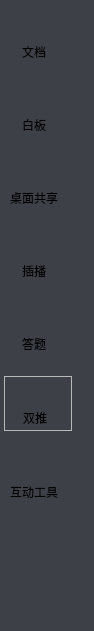
<?xml version="1.0" encoding="UTF-8"?>
<ui version="4.0">
 <class>LeftToolBarWdg</class>
 <widget class="QWidget" name="LeftToolBarWdg">
  <property name="enabled">
   <bool>true</bool>
  </property>
  <property name="geometry">
   <rect>
    <x>0</x>
    <y>0</y>
    <width>94</width>
    <height>631</height>
   </rect>
  </property>
  <property name="sizePolicy">
   <sizepolicy hsizetype="Fixed" vsizetype="Preferred">
    <horstretch>0</horstretch>
    <verstretch>0</verstretch>
   </sizepolicy>
  </property>
  <property name="minimumSize">
   <size>
    <width>68</width>
    <height>0</height>
   </size>
  </property>
  <property name="windowTitle">
   <string>VhallLiveTitle</string>
  </property>
  <property name="styleSheet">
   <string notr="true">#LeftToolBarWdg{
background-color: rgb(61, 64, 70);
}</string>
  </property>
  <layout class="QVBoxLayout" name="verticalLayout">
   <property name="spacing">
    <number>20</number>
   </property>
   <property name="leftMargin">
    <number>4</number>
   </property>
   <property name="rightMargin">
    <number>4</number>
   </property>
   <item>
    <layout class="QGridLayout" name="gridLayout">
     <property name="spacing">
      <number>0</number>
     </property>
     <item row="0" column="0">
      <spacer name="horizontalSpacer">
       <property name="orientation">
        <enum>Qt::Horizontal</enum>
       </property>
       <property name="sizeHint" stdset="0">
        <size>
         <width>40</width>
         <height>20</height>
        </size>
       </property>
      </spacer>
     </item>
     <item row="0" column="1">
      <widget class="CMapButton" name="btnDoc">
       <property name="enabled">
        <bool>true</bool>
       </property>
       <property name="minimumSize">
        <size>
         <width>28</width>
         <height>28</height>
        </size>
       </property>
       <property name="maximumSize">
        <size>
         <width>28</width>
         <height>28</height>
        </size>
       </property>
       <property name="contextMenuPolicy">
        <enum>Qt::DefaultContextMenu</enum>
       </property>
       <property name="styleSheet">
        <string notr="true"/>
       </property>
       <property name="text">
        <string/>
       </property>
       <property name="checkable">
        <bool>true</bool>
       </property>
       <property name="checked">
        <bool>false</bool>
       </property>
       <property name="toolButtonStyle">
        <enum>Qt::ToolButtonTextUnderIcon</enum>
       </property>
       <property name="autoRaise">
        <bool>true</bool>
       </property>
      </widget>
     </item>
     <item row="0" column="2">
      <spacer name="horizontalSpacer_2">
       <property name="orientation">
        <enum>Qt::Horizontal</enum>
       </property>
       <property name="sizeHint" stdset="0">
        <size>
         <width>40</width>
         <height>20</height>
        </size>
       </property>
      </spacer>
     </item>
     <item row="1" column="0" colspan="3">
      <widget class="CMapButton" name="btnDoc2">
       <property name="enabled">
        <bool>true</bool>
       </property>
       <property name="sizePolicy">
        <sizepolicy hsizetype="Fixed" vsizetype="Fixed">
         <horstretch>0</horstretch>
         <verstretch>0</verstretch>
        </sizepolicy>
       </property>
       <property name="minimumSize">
        <size>
         <width>60</width>
         <height>0</height>
        </size>
       </property>
       <property name="maximumSize">
        <size>
         <width>60</width>
         <height>16777215</height>
        </size>
       </property>
       <property name="contextMenuPolicy">
        <enum>Qt::DefaultContextMenu</enum>
       </property>
       <property name="styleSheet">
        <string notr="true"/>
       </property>
       <property name="text">
        <string>文档</string>
       </property>
       <property name="checkable">
        <bool>true</bool>
       </property>
       <property name="autoRaise">
        <bool>true</bool>
       </property>
      </widget>
     </item>
    </layout>
   </item>
   <item>
    <layout class="QGridLayout" name="gridLayout_2">
     <property name="spacing">
      <number>0</number>
     </property>
     <item row="0" column="0">
      <spacer name="horizontalSpacer_3">
       <property name="orientation">
        <enum>Qt::Horizontal</enum>
       </property>
       <property name="sizeHint" stdset="0">
        <size>
         <width>40</width>
         <height>20</height>
        </size>
       </property>
      </spacer>
     </item>
     <item row="0" column="1">
      <widget class="CMapButton" name="btnWhiteboard">
       <property name="enabled">
        <bool>true</bool>
       </property>
       <property name="minimumSize">
        <size>
         <width>28</width>
         <height>28</height>
        </size>
       </property>
       <property name="maximumSize">
        <size>
         <width>28</width>
         <height>28</height>
        </size>
       </property>
       <property name="contextMenuPolicy">
        <enum>Qt::DefaultContextMenu</enum>
       </property>
       <property name="styleSheet">
        <string notr="true"/>
       </property>
       <property name="text">
        <string/>
       </property>
       <property name="checkable">
        <bool>true</bool>
       </property>
       <property name="autoRaise">
        <bool>true</bool>
       </property>
      </widget>
     </item>
     <item row="0" column="2">
      <spacer name="horizontalSpacer_4">
       <property name="orientation">
        <enum>Qt::Horizontal</enum>
       </property>
       <property name="sizeHint" stdset="0">
        <size>
         <width>40</width>
         <height>20</height>
        </size>
       </property>
      </spacer>
     </item>
     <item row="1" column="0" colspan="3">
      <widget class="CMapButton" name="btnWhiteboard2">
       <property name="enabled">
        <bool>true</bool>
       </property>
       <property name="sizePolicy">
        <sizepolicy hsizetype="Fixed" vsizetype="Fixed">
         <horstretch>0</horstretch>
         <verstretch>0</verstretch>
        </sizepolicy>
       </property>
       <property name="minimumSize">
        <size>
         <width>60</width>
         <height>0</height>
        </size>
       </property>
       <property name="maximumSize">
        <size>
         <width>60</width>
         <height>16777215</height>
        </size>
       </property>
       <property name="contextMenuPolicy">
        <enum>Qt::DefaultContextMenu</enum>
       </property>
       <property name="styleSheet">
        <string notr="true"/>
       </property>
       <property name="text">
        <string>白板</string>
       </property>
       <property name="checkable">
        <bool>true</bool>
       </property>
       <property name="autoRaise">
        <bool>true</bool>
       </property>
      </widget>
     </item>
    </layout>
   </item>
   <item>
    <layout class="QGridLayout" name="gridLayout_4">
     <property name="spacing">
      <number>0</number>
     </property>
     <item row="0" column="0">
      <spacer name="horizontalSpacer_7">
       <property name="orientation">
        <enum>Qt::Horizontal</enum>
       </property>
       <property name="sizeHint" stdset="0">
        <size>
         <width>40</width>
         <height>20</height>
        </size>
       </property>
      </spacer>
     </item>
     <item row="0" column="2">
      <spacer name="horizontalSpacer_8">
       <property name="orientation">
        <enum>Qt::Horizontal</enum>
       </property>
       <property name="sizeHint" stdset="0">
        <size>
         <width>40</width>
         <height>20</height>
        </size>
       </property>
      </spacer>
     </item>
     <item row="0" column="1">
      <widget class="CMapButton" name="btnDesktopSharing">
       <property name="enabled">
        <bool>true</bool>
       </property>
       <property name="minimumSize">
        <size>
         <width>28</width>
         <height>28</height>
        </size>
       </property>
       <property name="maximumSize">
        <size>
         <width>28</width>
         <height>28</height>
        </size>
       </property>
       <property name="contextMenuPolicy">
        <enum>Qt::DefaultContextMenu</enum>
       </property>
       <property name="styleSheet">
        <string notr="true"/>
       </property>
       <property name="text">
        <string/>
       </property>
       <property name="checkable">
        <bool>true</bool>
       </property>
       <property name="autoRaise">
        <bool>true</bool>
       </property>
      </widget>
     </item>
     <item row="1" column="0" colspan="3">
      <widget class="CMapButton" name="btnDesktopSharing2">
       <property name="enabled">
        <bool>true</bool>
       </property>
       <property name="sizePolicy">
        <sizepolicy hsizetype="Fixed" vsizetype="Fixed">
         <horstretch>0</horstretch>
         <verstretch>0</verstretch>
        </sizepolicy>
       </property>
       <property name="minimumSize">
        <size>
         <width>60</width>
         <height>0</height>
        </size>
       </property>
       <property name="maximumSize">
        <size>
         <width>60</width>
         <height>16777215</height>
        </size>
       </property>
       <property name="contextMenuPolicy">
        <enum>Qt::DefaultContextMenu</enum>
       </property>
       <property name="styleSheet">
        <string notr="true"/>
       </property>
       <property name="text">
        <string>桌面共享</string>
       </property>
       <property name="checkable">
        <bool>true</bool>
       </property>
       <property name="autoRaise">
        <bool>true</bool>
       </property>
      </widget>
     </item>
    </layout>
   </item>
   <item>
    <layout class="QGridLayout" name="gridLayout_5">
     <property name="spacing">
      <number>0</number>
     </property>
     <item row="0" column="0">
      <spacer name="horizontalSpacer_9">
       <property name="orientation">
        <enum>Qt::Horizontal</enum>
       </property>
       <property name="sizeHint" stdset="0">
        <size>
         <width>40</width>
         <height>20</height>
        </size>
       </property>
      </spacer>
     </item>
     <item row="0" column="2">
      <spacer name="horizontalSpacer_10">
       <property name="orientation">
        <enum>Qt::Horizontal</enum>
       </property>
       <property name="sizeHint" stdset="0">
        <size>
         <width>40</width>
         <height>20</height>
        </size>
       </property>
      </spacer>
     </item>
     <item row="0" column="1">
      <widget class="CMapButton" name="btnMedia">
       <property name="enabled">
        <bool>true</bool>
       </property>
       <property name="minimumSize">
        <size>
         <width>28</width>
         <height>28</height>
        </size>
       </property>
       <property name="maximumSize">
        <size>
         <width>28</width>
         <height>28</height>
        </size>
       </property>
       <property name="contextMenuPolicy">
        <enum>Qt::DefaultContextMenu</enum>
       </property>
       <property name="styleSheet">
        <string notr="true"/>
       </property>
       <property name="text">
        <string/>
       </property>
       <property name="checkable">
        <bool>true</bool>
       </property>
       <property name="autoRaise">
        <bool>true</bool>
       </property>
      </widget>
     </item>
     <item row="1" column="0" colspan="3">
      <widget class="CMapButton" name="btnMedia2">
       <property name="enabled">
        <bool>true</bool>
       </property>
       <property name="sizePolicy">
        <sizepolicy hsizetype="Fixed" vsizetype="Fixed">
         <horstretch>0</horstretch>
         <verstretch>0</verstretch>
        </sizepolicy>
       </property>
       <property name="minimumSize">
        <size>
         <width>60</width>
         <height>0</height>
        </size>
       </property>
       <property name="maximumSize">
        <size>
         <width>60</width>
         <height>16777215</height>
        </size>
       </property>
       <property name="contextMenuPolicy">
        <enum>Qt::DefaultContextMenu</enum>
       </property>
       <property name="styleSheet">
        <string notr="true"/>
       </property>
       <property name="text">
        <string>插播</string>
       </property>
       <property name="checkable">
        <bool>true</bool>
       </property>
       <property name="autoRaise">
        <bool>true</bool>
       </property>
      </widget>
     </item>
    </layout>
   </item>
   <item>
    <layout class="QGridLayout" name="gridLayout_3">
     <property name="spacing">
      <number>0</number>
     </property>
     <item row="0" column="0">
      <spacer name="horizontalSpacer_5">
       <property name="orientation">
        <enum>Qt::Horizontal</enum>
       </property>
       <property name="sizeHint" stdset="0">
        <size>
         <width>40</width>
         <height>20</height>
        </size>
       </property>
      </spacer>
     </item>
     <item row="0" column="1">
      <widget class="CMapButton" name="btnAnswer">
       <property name="enabled">
        <bool>true</bool>
       </property>
       <property name="minimumSize">
        <size>
         <width>28</width>
         <height>28</height>
        </size>
       </property>
       <property name="maximumSize">
        <size>
         <width>28</width>
         <height>28</height>
        </size>
       </property>
       <property name="contextMenuPolicy">
        <enum>Qt::DefaultContextMenu</enum>
       </property>
       <property name="styleSheet">
        <string notr="true"/>
       </property>
       <property name="text">
        <string/>
       </property>
       <property name="checkable">
        <bool>true</bool>
       </property>
       <property name="autoRaise">
        <bool>true</bool>
       </property>
      </widget>
     </item>
     <item row="0" column="2">
      <spacer name="horizontalSpacer_6">
       <property name="orientation">
        <enum>Qt::Horizontal</enum>
       </property>
       <property name="sizeHint" stdset="0">
        <size>
         <width>40</width>
         <height>20</height>
        </size>
       </property>
      </spacer>
     </item>
     <item row="1" column="0" colspan="3">
      <widget class="CMapButton" name="btnAnswer2">
       <property name="enabled">
        <bool>true</bool>
       </property>
       <property name="sizePolicy">
        <sizepolicy hsizetype="Fixed" vsizetype="Fixed">
         <horstretch>0</horstretch>
         <verstretch>0</verstretch>
        </sizepolicy>
       </property>
       <property name="minimumSize">
        <size>
         <width>60</width>
         <height>0</height>
        </size>
       </property>
       <property name="maximumSize">
        <size>
         <width>60</width>
         <height>16777215</height>
        </size>
       </property>
       <property name="contextMenuPolicy">
        <enum>Qt::DefaultContextMenu</enum>
       </property>
       <property name="styleSheet">
        <string notr="true"/>
       </property>
       <property name="text">
        <string>答题</string>
       </property>
       <property name="checkable">
        <bool>true</bool>
       </property>
       <property name="autoRaise">
        <bool>true</bool>
       </property>
      </widget>
     </item>
    </layout>
   </item>
   <item>
    <widget class="QFrame" name="DoublePushCameraFrame">
     <property name="minimumSize">
      <size>
       <width>68</width>
       <height>0</height>
      </size>
     </property>
     <property name="maximumSize">
      <size>
       <width>68</width>
       <height>16777215</height>
      </size>
     </property>
     <property name="frameShape">
      <enum>QFrame::StyledPanel</enum>
     </property>
     <property name="frameShadow">
      <enum>QFrame::Raised</enum>
     </property>
     <layout class="QGridLayout" name="gridLayout_6">
      <property name="leftMargin">
       <number>0</number>
      </property>
      <property name="topMargin">
       <number>0</number>
      </property>
      <property name="rightMargin">
       <number>0</number>
      </property>
      <property name="bottomMargin">
       <number>0</number>
      </property>
      <property name="spacing">
       <number>0</number>
      </property>
      <item row="1" column="0" colspan="2">
       <widget class="CMapButton" name="btnDoublePushCamera2">
        <property name="enabled">
         <bool>true</bool>
        </property>
        <property name="sizePolicy">
         <sizepolicy hsizetype="Fixed" vsizetype="Fixed">
          <horstretch>0</horstretch>
          <verstretch>0</verstretch>
         </sizepolicy>
        </property>
        <property name="minimumSize">
         <size>
          <width>60</width>
          <height>0</height>
         </size>
        </property>
        <property name="maximumSize">
         <size>
          <width>60</width>
          <height>16777215</height>
         </size>
        </property>
        <property name="contextMenuPolicy">
         <enum>Qt::DefaultContextMenu</enum>
        </property>
        <property name="styleSheet">
         <string notr="true"/>
        </property>
        <property name="text">
         <string>双推</string>
        </property>
        <property name="checkable">
         <bool>true</bool>
        </property>
        <property name="autoRaise">
         <bool>true</bool>
        </property>
       </widget>
      </item>
      <item row="0" column="0">
       <layout class="QHBoxLayout" name="horizontalLayout">
        <property name="spacing">
         <number>0</number>
        </property>
        <item>
         <widget class="QLabel" name="label">
          <property name="minimumSize">
           <size>
            <width>16</width>
            <height>0</height>
           </size>
          </property>
          <property name="maximumSize">
           <size>
            <width>16</width>
            <height>16777215</height>
           </size>
          </property>
          <property name="styleSheet">
           <string notr="true"/>
          </property>
          <property name="text">
           <string/>
          </property>
         </widget>
        </item>
        <item>
         <widget class="CMapButton" name="btnDoublePushCamera">
          <property name="enabled">
           <bool>true</bool>
          </property>
          <property name="minimumSize">
           <size>
            <width>28</width>
            <height>28</height>
           </size>
          </property>
          <property name="maximumSize">
           <size>
            <width>28</width>
            <height>28</height>
           </size>
          </property>
          <property name="contextMenuPolicy">
           <enum>Qt::DefaultContextMenu</enum>
          </property>
          <property name="styleSheet">
           <string notr="true"/>
          </property>
          <property name="text">
           <string/>
          </property>
          <property name="checkable">
           <bool>true</bool>
          </property>
          <property name="autoRaise">
           <bool>true</bool>
          </property>
         </widget>
        </item>
        <item>
         <widget class="QLabel" name="label_2">
          <property name="minimumSize">
           <size>
            <width>16</width>
            <height>0</height>
           </size>
          </property>
          <property name="maximumSize">
           <size>
            <width>16</width>
            <height>16777215</height>
           </size>
          </property>
          <property name="styleSheet">
           <string notr="true"/>
          </property>
          <property name="text">
           <string/>
          </property>
         </widget>
        </item>
       </layout>
      </item>
     </layout>
    </widget>
   </item>
   <item>
    <layout class="QGridLayout" name="gridLayout_7">
     <property name="spacing">
      <number>0</number>
     </property>
     <item row="0" column="0">
      <spacer name="horizontalSpacer_13">
       <property name="orientation">
        <enum>Qt::Horizontal</enum>
       </property>
       <property name="sizeHint" stdset="0">
        <size>
         <width>40</width>
         <height>20</height>
        </size>
       </property>
      </spacer>
     </item>
     <item row="0" column="1">
      <widget class="CMapButton" name="btnInteractionTool">
       <property name="enabled">
        <bool>true</bool>
       </property>
       <property name="minimumSize">
        <size>
         <width>28</width>
         <height>28</height>
        </size>
       </property>
       <property name="maximumSize">
        <size>
         <width>28</width>
         <height>28</height>
        </size>
       </property>
       <property name="contextMenuPolicy">
        <enum>Qt::DefaultContextMenu</enum>
       </property>
       <property name="styleSheet">
        <string notr="true"/>
       </property>
       <property name="text">
        <string/>
       </property>
       <property name="checkable">
        <bool>true</bool>
       </property>
       <property name="autoRaise">
        <bool>true</bool>
       </property>
      </widget>
     </item>
     <item row="0" column="2">
      <spacer name="horizontalSpacer_14">
       <property name="orientation">
        <enum>Qt::Horizontal</enum>
       </property>
       <property name="sizeHint" stdset="0">
        <size>
         <width>40</width>
         <height>20</height>
        </size>
       </property>
      </spacer>
     </item>
     <item row="1" column="0" colspan="3">
      <widget class="CMapButton" name="btnInteractionTool2">
       <property name="enabled">
        <bool>true</bool>
       </property>
       <property name="sizePolicy">
        <sizepolicy hsizetype="Fixed" vsizetype="Fixed">
         <horstretch>0</horstretch>
         <verstretch>0</verstretch>
        </sizepolicy>
       </property>
       <property name="minimumSize">
        <size>
         <width>60</width>
         <height>0</height>
        </size>
       </property>
       <property name="maximumSize">
        <size>
         <width>60</width>
         <height>16777215</height>
        </size>
       </property>
       <property name="contextMenuPolicy">
        <enum>Qt::DefaultContextMenu</enum>
       </property>
       <property name="styleSheet">
        <string notr="true"/>
       </property>
       <property name="text">
        <string>互动工具</string>
       </property>
       <property name="checkable">
        <bool>true</bool>
       </property>
       <property name="autoRaise">
        <bool>true</bool>
       </property>
      </widget>
     </item>
    </layout>
   </item>
   <item>
    <spacer name="verticalSpacer">
     <property name="orientation">
      <enum>Qt::Vertical</enum>
     </property>
     <property name="sizeHint" stdset="0">
      <size>
       <width>0</width>
       <height>0</height>
      </size>
     </property>
    </spacer>
   </item>
  </layout>
 </widget>
 <layoutdefault spacing="6" margin="11"/>
 <customwidgets>
  <customwidget>
   <class>CMapButton</class>
   <extends>QToolButton</extends>
   <header location="global">cmapbutton.h</header>
  </customwidget>
 </customwidgets>
 <resources>
  <include location="../../VLive/VLive.qrc"/>
 </resources>
 <connections/>
</ui>
